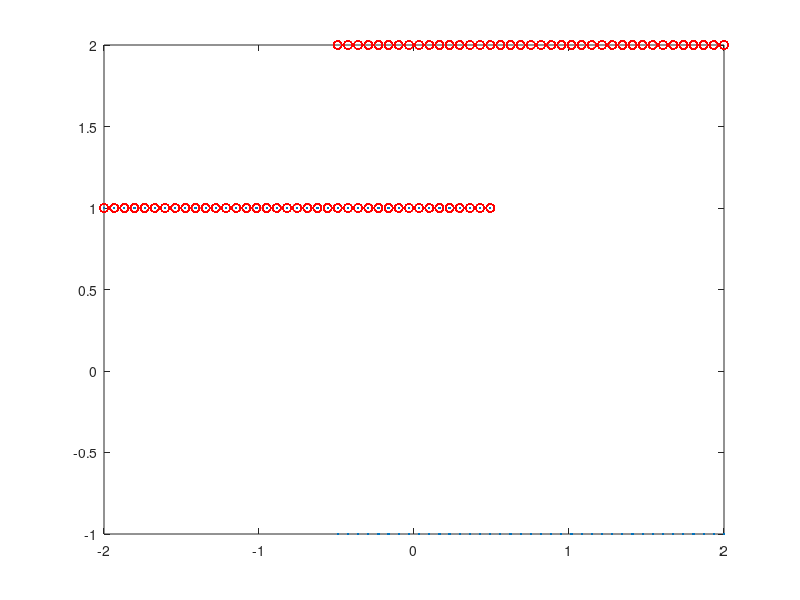
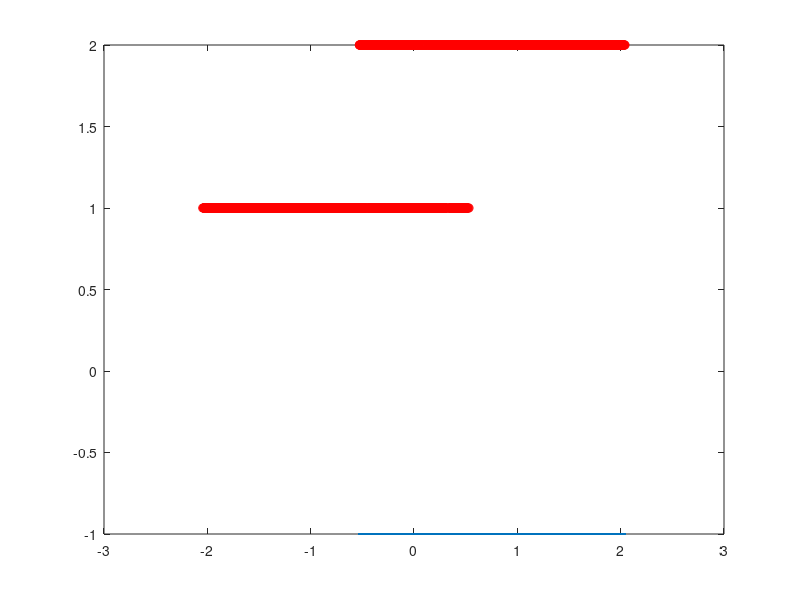

The MATLAB script that drew these images, in order:
function generateHysteresisRelay()
transitions = 66;
N = 2037+2059;
ufwd = linspace(-2,2,N/transitions); %generate sinusoid wave
ubwd = flip(ufwd);
u = repmat([ufwd,ubwd],1,transitions/2);
N = length(u);
m = zeros(size(u));
m(1) = 1;
y = zeros(size(u));
y(1) = modeTransition(u(1),1);
for i=2:N
m(i) = modeTransition(u(i),m(i-1));
y(i) = behaviour(u(i),m(i));  
end

figure(1); clf;
plot(u,y,'.')
hold on
plot(u,m,'ro')
transitions = sum(abs(diff(m)));

newFilename = 'hysteresisRelay_val.mat';
save(newFilename,'m','u','y');



u = randn(1,N)/50+u;
figure(2); clf;
plot(u,y,'.')
hold on
plot(u,m,'ro')

newFilename = 'hysteresisRelay_train.mat';
save(newFilename,'m','u','y');
end

function newmode = modeTransition(u,mode)
if(mode == 1)
  if(u > 0.5)
    newmode = 2;
  else
    newmode = 1;
  end
else %mode == 2
  if(u < -0.5)
    newmode = 1;
  else
    newmode = 2;
  end
end
end
function [ynew] = behaviour(u,mode)
if(mode == 1)
    ynew = 1;
else %mode == 2
    ynew = -1;
end
end
